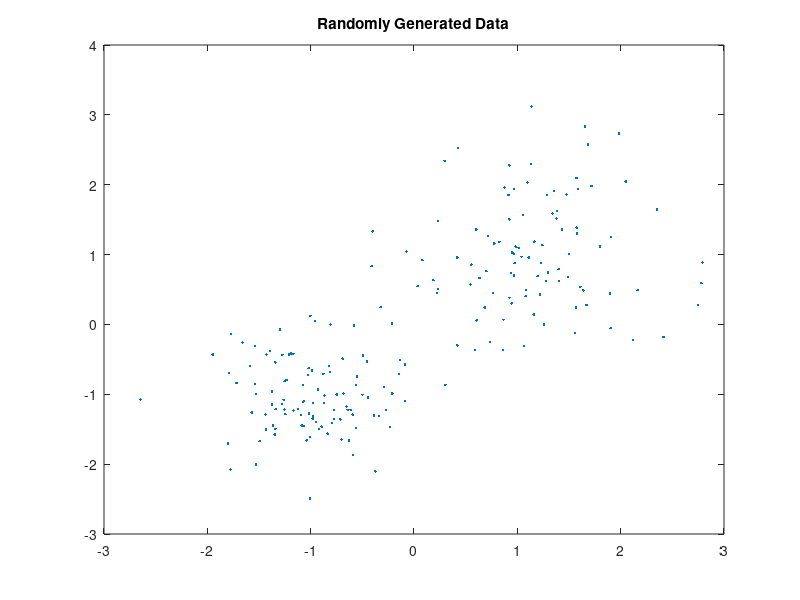

This chart was generated by the following MATLAB code: (Note: this script raises an error after producing the figure.)
%file_name_train = input('Please mention the path to pick up clustering data');
%K = input('The desired number of clusters');
%eps = input('Tolerance of the data for EM');
eps = .0001;
%max_iter = input('maximum iterations for EM');
max_iter = 1000;
%load('C:\Users\sidds\OneDrive\Documents\MATLAB\Project\cifar-10-batches-mat\data_batch_1.mat');
rng default; % For reproducibility
X = [randn(100,2)*0.75+ones(100,2);
    randn(100,2)*0.5-ones(100,2)];
figure;
plot(X(:,1),X(:,2),'.');
title 'Randomly Generated Data';
[N,D] = size(X);
K = 3;
%%
[theta,BIC] = EM(X, max_iter, K,eps);
S = 1;
co_var_mat = {K};
mu = zeros(K,D);
prior = zeros(1,K);
for k = 1:K
   co_var_mat{k} = theta{S,1,k};
   mu(k,:) = theta{S,2,k};
   prior(1,k) = theta{S,3,k};
end
Probabilities = P_h_givn_x(X, K,prior, mu, co_var_mat);
figure(2); title('figure 2');
plot_gmm(X,mu,Probabilities,BIC);
S = S + 1;
%%
 acc_clst = [];
 rej_clst = [];
 str = input('Do you want feedback Y/N','s');
 disp(class(str));
 if eq(str,'Y')
     for z = 1:K
         indice = input('accepted cluster number, press 0 when you are done');
         if indice == 0 break; end
         acc_clst = [acc_clst,indice];
     end
     for z = 1:K
         indice = input('rejected cluster number, press 0 when you are done');
         if indice == 0 break; end
         rej_clst = [rej_clst,indice];
     end
 end    
 [theta,BIC] = EM(X, max_iter, K,eps,theta, rej_clst, acc_clst);
 for k = 1:K
   co_var_mat{k} = theta{S,1,k};
   mu(k,:) = theta{S,2,k};
   prior(1,k) = theta{S,3,k};
end
Probabilities = P_h_givn_x(X, K,prior, mu, co_var_mat);
%  for i = 1:K
%     c=flipud(unique(sort(Probabilities(:,i))));
%     result=c(1:5); 
%     ind=find(Probabilities(:,i)>=c(10));
%     disp(ind);
%  end    
figure(3); title('figure 3');
plot_gmm(X,mu,Probabilities,BIC);
S = S + 1;